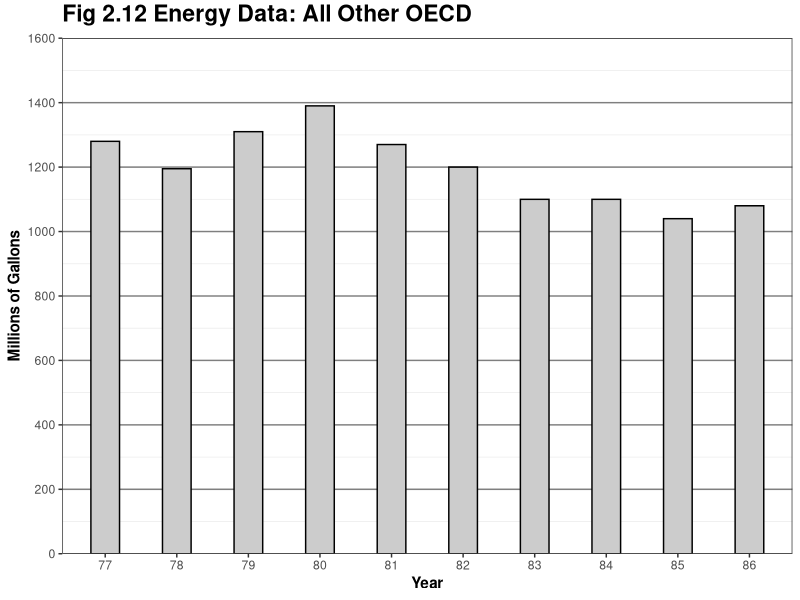
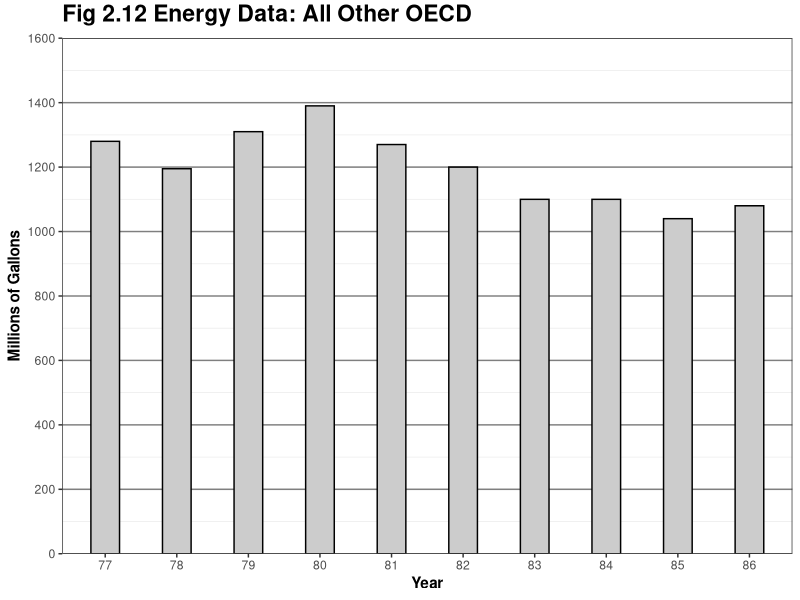

Generate these figures, in order, with R:
library(ggplot2)

this_base <- "fig02-12_energy-data-all-other-oecd"

my_data <- data.frame(
  year = factor(77:86),
  us = c(1320, 1280, 1350, 1400, 1470, 1420, 1440, 1580, 1520, 1610),
  japan = c(405, 405, 480, 500, 490, 495, 480, 480, 500, 530),
  germany = c(220, 225, 290, 320, 300, 280, 260, 240, 220, 225),
  other = c(1280, 1195, 1310, 1390, 1270, 1200, 1100, 1100, 1040, 1080))

p <- ggplot(my_data, aes(x = year, y = other)) + 
  geom_bar(stat = "identity", fill = "grey80", colour = "black", width = 0.4) +
  scale_y_continuous(breaks=seq(0, 1600, 200), limits = c(0, 1600), 
                     expand = c(0, 0)) +
  labs(x = "Year", y = "Millions of Gallons") +
  ggtitle("Fig 2.12 Energy Data: All Other OECD") +
  theme_bw() +
  theme(panel.grid.major.x = element_blank(),
        panel.grid.major.y = element_line(colour = "grey50"),
        plot.title = element_text(size = rel(1.5), face = "bold", vjust = 1.5),
        axis.title = element_text(face = "bold"))

p

ggsave(paste0(this_base, ".png"), 
       p, width = 7, height = 4)

## pedantic: missing tick marks between the years
## note: my_data is estimated 
